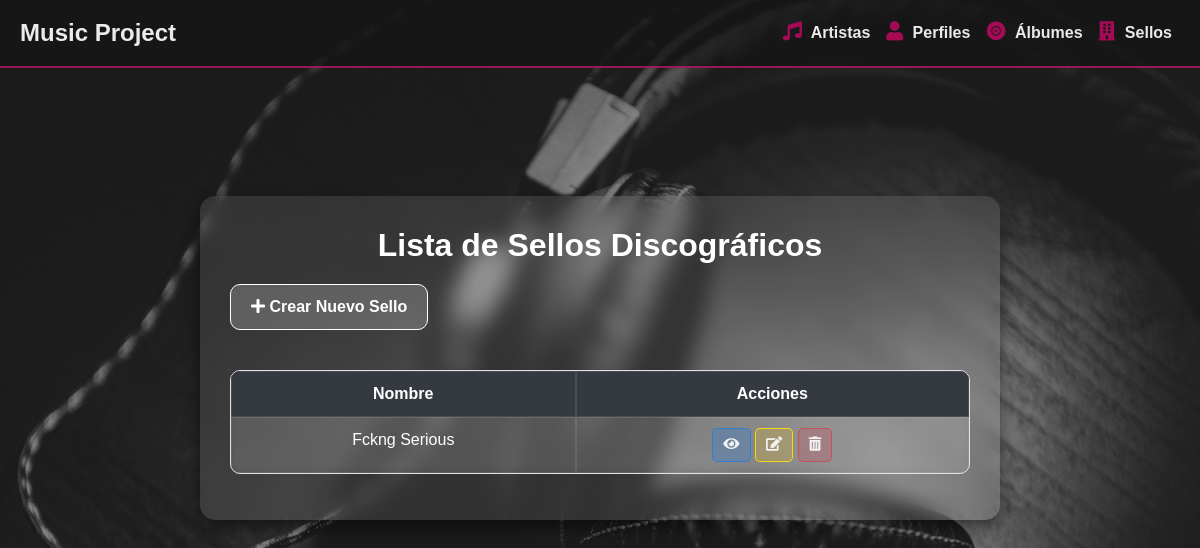
The page /artistas/sellos/ on the database as committed earlier.
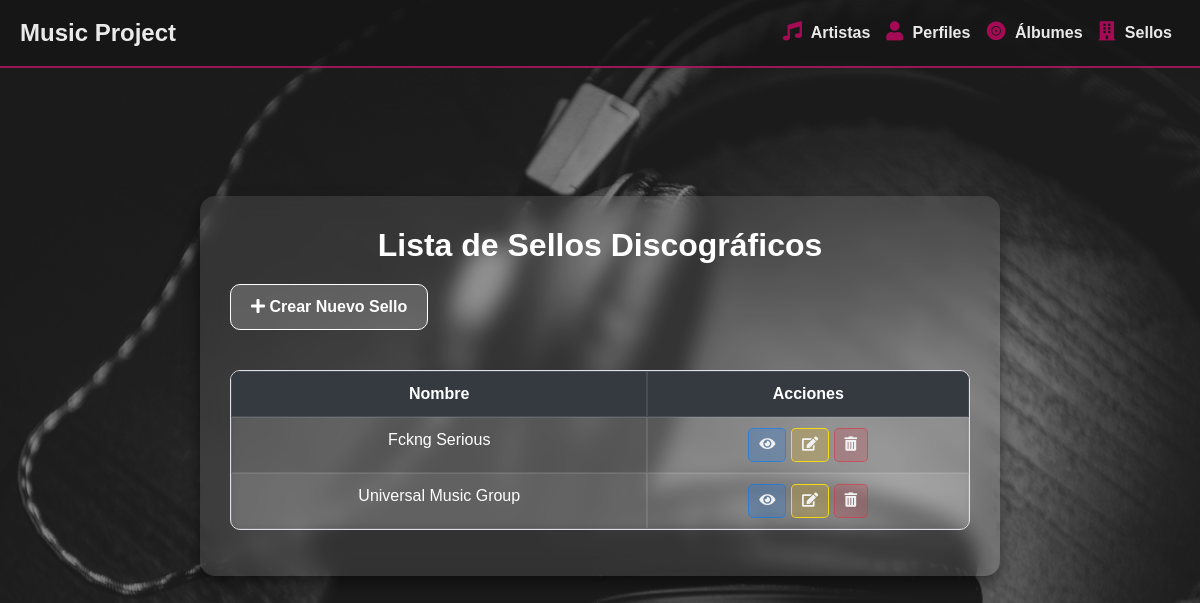
The same page on the database as committed later.
### musica_app/models.py (models this page shows, shortened)
class SelloDiscografico(models.Model):
    nombre = models.CharField(max_length=100)

### musica_app/views.py (the view)
# urls.py: path('sellos/', views.sello_index, name='sello_index'),
def sello_index(request):
    sellos = SelloDiscografico.objects.all()
    return render(request, 'musica_app/sello_index.html', {'sellos': sellos})

### musica_app/templates/musica_app/sello_index.html
{% extends "musica_app/base.html" %}
{% block content %}
<div class="sello-index">
    <div class="frosted-glass">
        <h1 class="text-center">Lista de Sellos Discográficos</h1>
        <a href="{% url 'sello_create' %}" class="btn btn-create"><i class="fas fa-plus"></i> Crear Nuevo Sello</a>
        <table class="table table-bordered table-striped">
            <thead class="thead-dark">
                <tr>
                    <th>Nombre</th>
                    <th>Acciones</th>
                </tr>
            </thead>
            <tbody>
                {% for sello in sellos %}
                <tr>
                    <td>{{ sello.nombre }}</td>
                    <td>
                        <a href="{% url 'sello_detail' sello.id %}" class="btn btn-info btn-sm"><i class="fas fa-eye"></i></a>
                        <a href="{% url 'sello_update' sello.id %}" class="btn btn-warning btn-sm"><i class="fas fa-edit"></i></a>
                        <a href="{% url 'sello_delete' sello.id %}" class="btn btn-danger btn-sm"><i class="fas fa-trash-alt"></i></a>
                    </td>
                </tr>
                {% empty %}
                <tr>
                    <td colspan="2" class="text-center">No hay sellos registrados.</td>
                </tr>
                {% endfor %}
            </tbody>
        </table>
    </div>
</div>
{% endblock %}

Rows that differ between the two databases and show on the page:
added SelloDiscografico: nombre "Universal Music Group"
